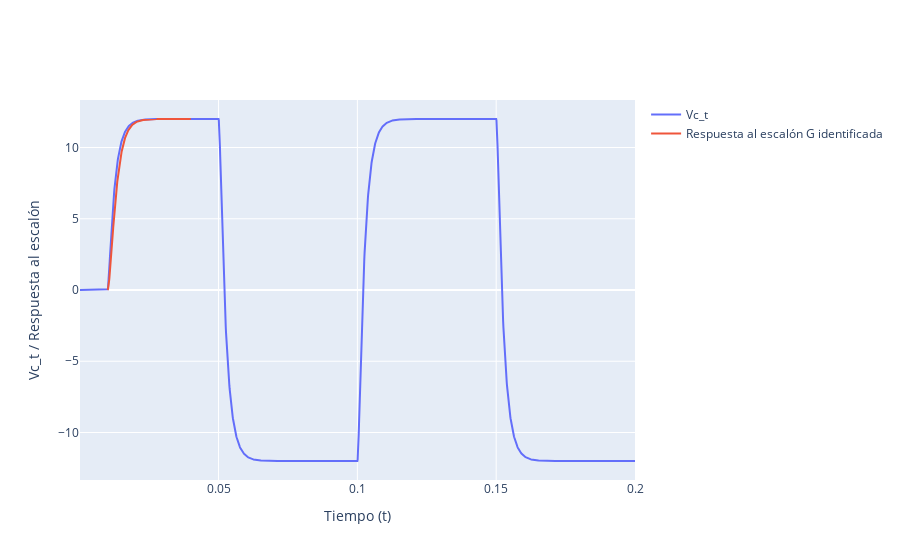

The notebook cell saved with this chart:
### Code cell
import plotly.graph_objects as go

Ksys=12

# Crear el gráfico para Vc_t y la respuesta al escalón del sistema identificado
fig = go.Figure()

# Agregar trazo para Vc_t
fig.add_trace(go.Scatter(
    x=t,
    y=Vc_t,
    mode='lines',
    name='Vc_t',
    hovertemplate='Tiempo: %{x:.2f}s, Vc_t: %{y:.2f}',
))

# Agregar trazo para la respuesta al escalón del sistema identificado
fig.add_trace(go.Scatter(
    x=t_id_delayed,
    y=Ksys* y_id,
    mode='lines',
    name='Respuesta al escalón G identificada',
    hovertemplate='Tiempo: %{x:.2f}s, Respuesta al escalón: %{y:.2f}',
))

fig.update_layout(
    xaxis_title='Tiempo (t)',
    yaxis_title='Vc_t / Respuesta al escalón',
)

fig.show()

### Figure 1 — Plotly figure (JSON) as saved in the notebook; plotly's stock layout.template omitted (floating-point values rounded to 4 significant figures; data arrays with more than 128 entries replaced by an {"elided": "..."} marker saying what was removed)
{"data": [{"hovertemplate": "Tiempo: %{x:.2f}s, Vc_t: %{y:.2f}", "mode": "lines", "name": "Vc_t", "type": "scatter", "x": {"elided": "2000 float values"}, "y": {"elided": "2000 float values"}}, {"hovertemplate": "Tiempo: %{x:.2f}s, Respuesta al escalón: %{y:.2f}", "mode": "lines", "name": "Respuesta al escalón G identificada", "type": "scatter", "x": {"elided": "1000 float values"}, "y": {"elided": "1000 float values"}}], "layout": {"xaxis": {"title": {"text": "Tiempo (t)"}}, "yaxis": {"title": {"text": "Vc_t / Respuesta al escalón"}}}}
